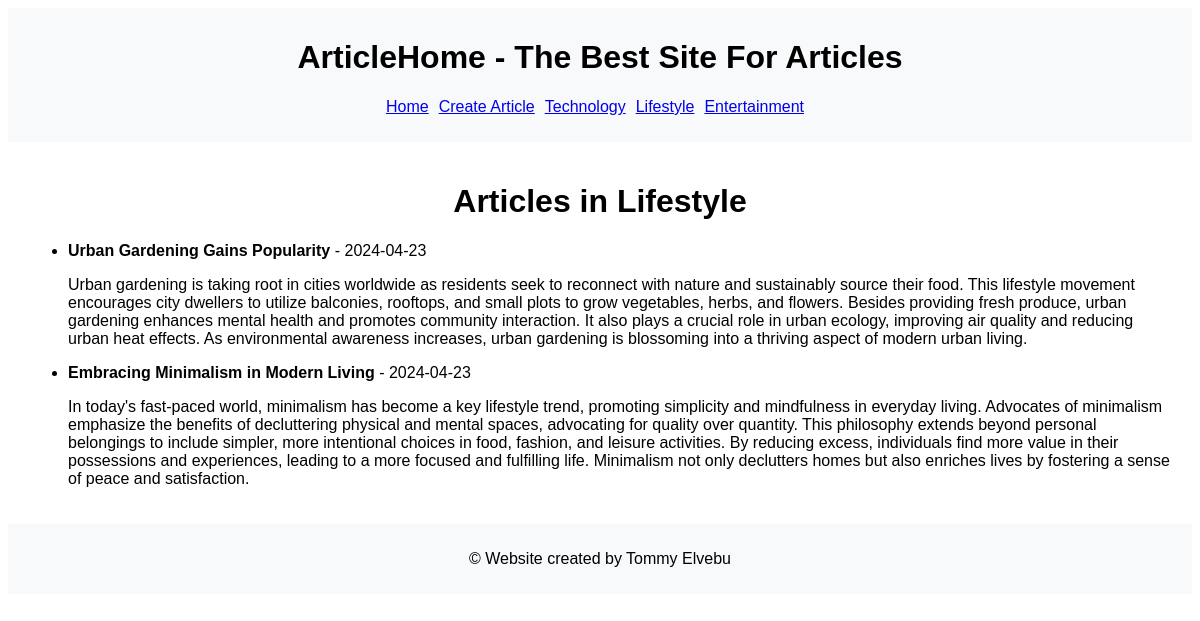
The app's page /categories/2 with its own data.
### tables this page shows
CREATE TABLE category
(
   id INTEGER NOT NULL PRIMARY KEY AUTOINCREMENT,
   title VARCHAR(255) NOT NULL UNIQUE
);

CREATE TABLE article
(
   id INTEGER NOT NULL PRIMARY KEY AUTOINCREMENT,
   title VARCHAR(255) NOT NULL,
   content TEXT NOT NULL,
   date DATE NOT NULL,
   category_id INTEGER NOT NULL,
   FOREIGN KEY (category_id) REFERENCES category(id)
);

### app.py (the view)
@app.route("/categories/<int:category_id>")
def category(category_id):
    db = get_db()
    category = db.execute("SELECT title FROM category WHERE id = ?", (category_id,)).fetchone()
    if category is None:
        return "Category not found", 404
    articles = db.execute(
        "SELECT article.id, article.title, article.content, article.date "
        "FROM article WHERE category_id = ? "
        "ORDER BY date DESC",
        (category_id,)
    ).fetchall()
    return render_template("category.html", category=category, articles=articles)

### app.py (called while the page is built)
def get_db():
    if "db" not in g:
        g.db = sqlite3.connect(DATABASE)
        g.db.row_factory = sqlite3.Row
        g.db.execute("PRAGMA foreign_keys=ON")
    return g.db

def format_datetime(value, format='%Y-%m-%d'):
    return datetime.strptime(value, '%Y-%m-%d %H:%M:%S.%f').strftime(format)

### templates/category.html (shortened to what this page needs)
{% extends "base.html" %}
{% block content %}
<h1>Articles in {{ category.title }}</h1>
{% if articles %}
    <ul>
        {% for article in articles %}
        <li>
            <strong>{{ article.title }}</strong> - {{ article.date|datetime }}
            <p>{{ article.content }}</p>
        </li>
        {% endfor %}
    </ul>
{% else %}
    <p>No articles found in this category.</p>
{% endif %}
{% endblock %}

### static/style.css (style rules this page uses)
body { font-family: Arial, sans-serif; }
h1, h2, h3, h4, h5, h6 { text-align: center; }

### records on screen
category: title "Lifestyle"
article: title "Urban Gardening Gains Popularity", date "2024-04-23", content "Urban gardening is taking root in cities worldwide as residents seek to reconnect with nature and sustainably source their food. This lifestyle movement encourages city dwellers to utilize balconies, rooftops, and small plots to grow vegetables, herbs, and flowers. Besides providing fresh produce, urban gardening enhances mental health and promotes community interaction. It also plays a crucial role in urban ecology, improving air quality and reducing urban heat effects. As environmental awareness increases, urban gardening is blossoming into a thriving aspect of modern urban living."
article: title "Embracing Minimalism in Modern Living", date "2024-04-23", content "In today's fast-paced world, minimalism has become a key lifestyle trend, promoting simplicity and mindfulness in everyday living. Advocates of minimalism emphasize the benefits of decluttering physical and mental spaces, advocating for quality over quantity. This philosophy extends beyond personal belongings to include simpler, more intentional choices in food, fashion, and leisure activities. By reducing excess, individuals find more value in their possessions and experiences, leading to a more focused and fulfilling life. Minimalism not only declutters homes but also enriches lives by fostering a sense of peace and satisfaction."
